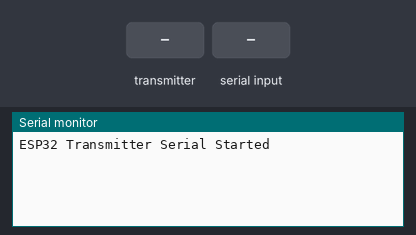
This sketch was run on a simulated ESP32. On the bench: the last lines printed to the serial monitor. The test bench sets the inputs (shaded band).

Above: at 1.2 s.
1.3 s: the transmitter starts sending id = 0
At 1.61 s:
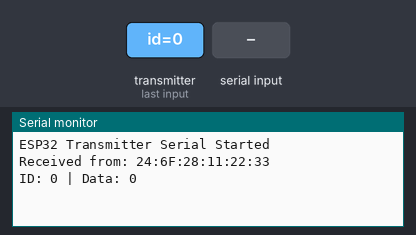
2.8 s: "90,45\n" received over the second serial link
At 3.11 s:
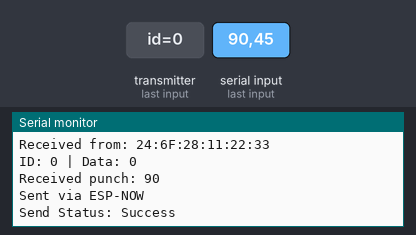
4.3 s: the transmitter starts sending data = 1024
At 4.61 s:
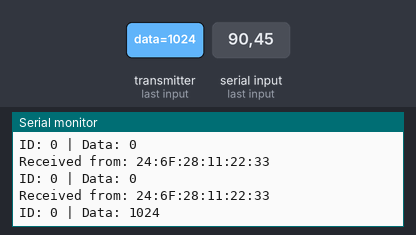
5.8 s: the transmitter starts sending id = 1
At 6.11 s:
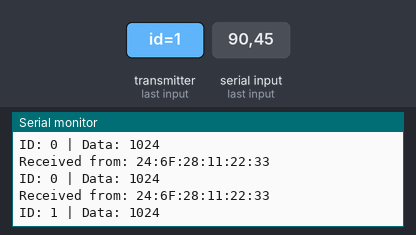

Measured:
- after the input at 1.3 s, the serial monitor: prints a new line at once (image 1)
- after the input at 2.8 s, the serial monitor: prints a new line at once (image 2)
- after the input at 4.3 s, the serial monitor: prints a new line at once (image 3)
- after the input at 5.8 s, the serial monitor: prints a new line at once (image 4)

The sketch:

ESP32Transmitter.ino
```cpp
#include <WiFi.h>
#include <esp_now.h>

HardwareSerial &arduinoSerial = Serial1;

typedef struct struct_message {
  int id;
  int data;
} struct_message;


uint8_t receiverAddress[] = {0xFF, 0xFF, 0xFF, 0xFF, 0xFF, 0xFF}; // Replace with actual MAC if needed
struct_message myData;
struct_message incomingData;

String inputString = "";

void OnDataSent(const uint8_t *mac_addr, esp_now_send_status_t status) {
  Serial.print("Send Status: ");
  Serial.println(status == ESP_NOW_SEND_SUCCESS ? "Success" : "Fail");
}


void OnDataRecv(const esp_now_recv_info_t *recvInfo, const uint8_t *data, int len) {
  memcpy(&incomingData, data, sizeof(incomingData));

  char macStr[18];
  snprintf(macStr, sizeof(macStr), "%02X:%02X:%02X:%02X:%02X:%02X",
            recvInfo->src_addr[0], recvInfo->src_addr[1], recvInfo->src_addr[2],
            recvInfo->src_addr[3], recvInfo->src_addr[4], recvInfo->src_addr[5]);

  Serial.print("Received from: ");
  Serial.println(macStr);
  Serial.print("ID: ");
  Serial.print(incomingData.id);
  Serial.print(" | Data: ");
  Serial.println(incomingData.data);
}

void setup() {
  Serial.begin(115200);
  arduinoSerial.begin(9600, SERIAL_8N1, 17, 18);  // RX, TX
  Serial.println("ESP32 Transmitter Serial Started");

  WiFi.mode(WIFI_STA);
  if (esp_now_init() != ESP_OK) {
    Serial.println("ESP-NOW init failed");
    return;
  }
  esp_now_register_send_cb(OnDataSent);
  esp_now_peer_info_t peerInfo = {};
  memcpy(peerInfo.peer_addr, receiverAddress, 6);
  peerInfo.channel = 0;
  peerInfo.encrypt = false;
  if (!esp_now_is_peer_exist(receiverAddress)) {
    esp_now_add_peer(&peerInfo);
  }
  esp_now_register_recv_cb(OnDataRecv);
}

void loop() {
  while (arduinoSerial.available()) {
    char c = arduinoSerial.read();
    if (c == '\n') {
      int ardu_data = inputString.toInt();
      Serial.print("Received punch: ");
      Serial.println(ardu_data);

      myData.id = 1;
      myData.data = ardu_data;

      esp_err_t result = esp_now_send(receiverAddress, (uint8_t *)&myData, sizeof(myData));
      if (result == ESP_OK) {
        Serial.println("Sent via ESP-NOW");
      } else {
        Serial.println("Send failed");
      }

      inputString = "";
    } else {
      inputString += c;
    }
  }
}
```
